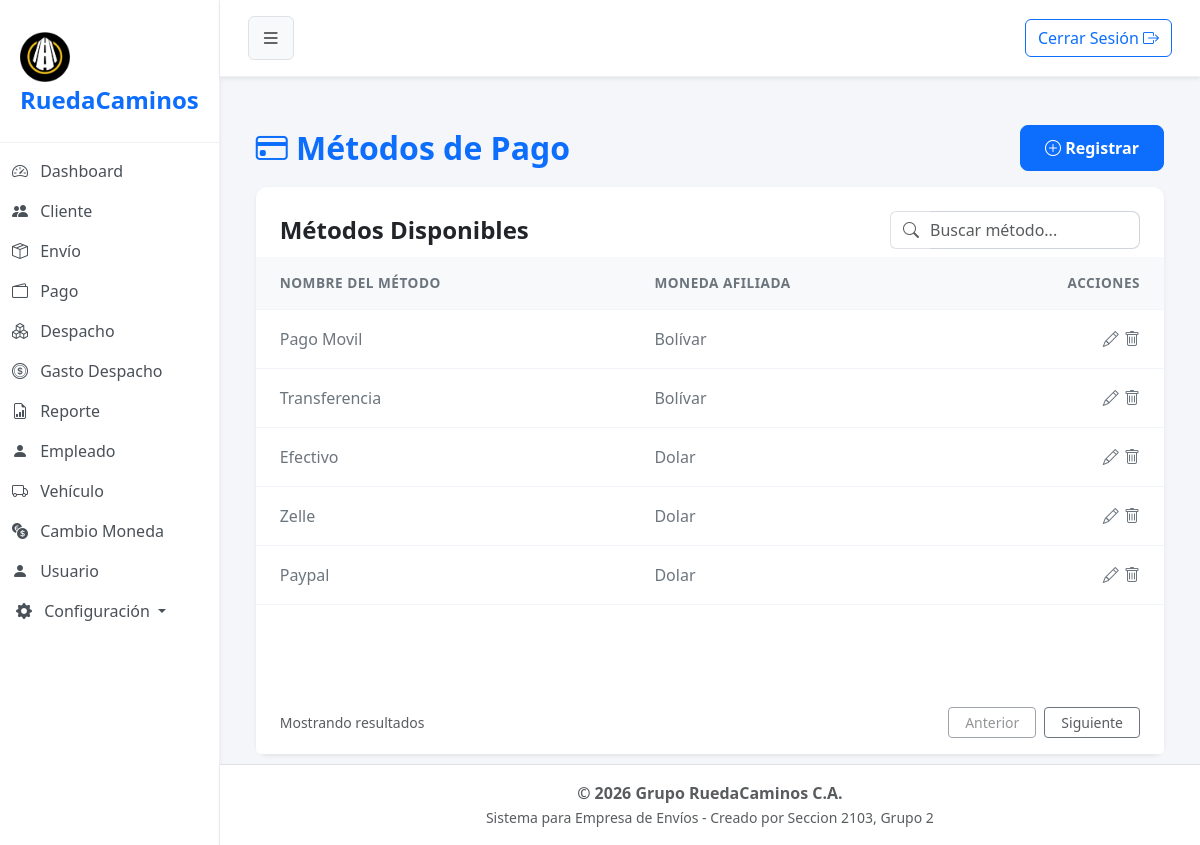
The app's page /?url=metodopago (signed in) with its own data.
### tables this page shows
CREATE TABLE `metodo_pago` (
  `cod_metodo` int(1) NOT NULL,
  `nombre` varchar(15) NOT NULL,
  `cod_moneda` int(11) NOT NULL,
  `estado` tinyint(1) NOT NULL
);

CREATE TABLE `moneda` (
  `cod_moneda` int(1) NOT NULL,
  `nombre` varchar(15) NOT NULL,
  `abreviatura` varchar(5) NOT NULL,
  `estado` tinyint(1) NOT NULL
);

### app/controller/metodopagoController.php (called while the page is built, shortened)
<?php
$metodo = new MetodoPago();
$registros = $metodo->obt_RegistrosMetodoPago();
include 'app/view/layout/header.php';
include 'app/view/metodopago/metodopagoView.php';
include 'app/view/layout/footer.php';

### index.php (called while the page is built, shortened)
<?php
    $frontController = new FrontController();
?>

### app/config/Conexion.php (called while the page is built, shortened)
<?php
abstract class Conexion
{
    public $host = "localhost";
    public $namedb = "grupo_ruedacaminos";
    public $userdb = "root";
    public $passwd = "";
    public function __construct()
    {
        $this->conexion = $this->getConnection();
    }
    public function getConnection(): PDO
    {
        try {
            $dsn = "mysql:host=" . $this->host . ";dbname=" . $this->namedb . ";charset=utf8";
            $conexion = new PDO($dsn, $this->userdb, $this->passwd);
            $conexion->setAttribute(PDO::ATTR_ERRMODE, PDO::ERRMODE_EXCEPTION);
        } catch (PDOException $error) {
            die('No se pudo conectar a la base de datos, error:' . $error->getMessage());
        }
        return $conexion;
    }
}

### app/model/MetodoPago.php (called while the page is built, shortened)
<?php
class MetodoPago extends Conexion
{
    public function obt_RegistrosMetodoPago()
    {
        try {
            $sentencia = "SELECT metodo_pago.*, moneda.nombre
            AS nombremoneda
            FROM metodo_pago
            INNER JOIN moneda
            ON metodo_pago.cod_moneda= moneda.cod_moneda
            WHERE metodo_pago.estado=1";
            $select = $this->conexion->prepare($sentencia);
            $select->execute();
            return $select->fetchAll(\PDO::FETCH_ASSOC);
        } catch (\PDOException $e) {
            return [];
        }
    }
}

### app/view/metodopago/componentes/tabla.php (the view, shortened to what this page needs)
<div class="card-body p-0">
    <div class="table-responsive">
        <table class="table table-hover align-middle mb-0">
            <thead class="table-light table-header-custom">
                <tr>
                    <th class="ps-4">NOMBRE DEL MÉTODO</th>
                    <th class="ps-4">MONEDA AFILIADA</th>
                    <th class="text-end pe-4">ACCIONES</th>
                </tr>
            </thead>
            <tbody>
                <?php foreach ($registros as $dato): ?>
                    <tr>
                        <td class="ps-4 fw-medium text-secondary"><?= $dato['nombre']; ?></td>
                        <td class="ps-4 fw-medium text-secondary"><?= $dato['nombremoneda']; ?></td>
                        <td class="text-end pe-4">
                            <button type="button" class="btn btn-link text-secondary p-0 m-0 align-baseline" title="Actualizar" data-bs-toggle="modal" data-bs-target="#modalMetodoPago"
                                datos-cod-metodo="<?php echo $dato['cod_metodo']; ?>"
                                datos-nombre="<?php echo $dato['nombre']; ?>"
                                datos-cod-moneda="<?php echo $dato['cod_moneda']; ?>"
                                datos-estado="<?php echo $dato['estado']; ?>">
                                <i class="bi bi-pencil"></i>
                            </button>
                            <a href="#" class="text-secondary btn-eliminar"
                                datos-cod-metodo="<?= $dato['cod_metodo'] ?>">
                                <i class="bi bi-trash"></i>
                            </a>
                        </td>
                    </tr>
                <?php endforeach; ?>
            </tbody>
        </table>
    </div>
</div>

### assets/css/styles.css (style rules this page uses)
body { background-color: #f4f6f9; font-family: "Segoe UI", Tahoma, Geneva, Verdana, sans-serif; overflow-x: hidden; }
.table> :not(caption)>*>* { padding: 1rem 0.75rem; border-bottom-color: #f1f5f9; }
.table-header-custom th { color: #6c757d; font-weight: 600; font-size: 0.85rem; letter-spacing: 0.5px; }

### records on screen
metodo_pago: nombre "Pago Movil", cod_moneda.nombre "Bolívar"
metodo_pago: nombre "Transferencia", cod_moneda.nombre "Bolívar"
metodo_pago: nombre "Efectivo", cod_moneda.nombre "Dolar"
metodo_pago: nombre "Zelle", cod_moneda.nombre "Dolar"
metodo_pago: nombre "Paypal", cod_moneda.nombre "Dolar"
